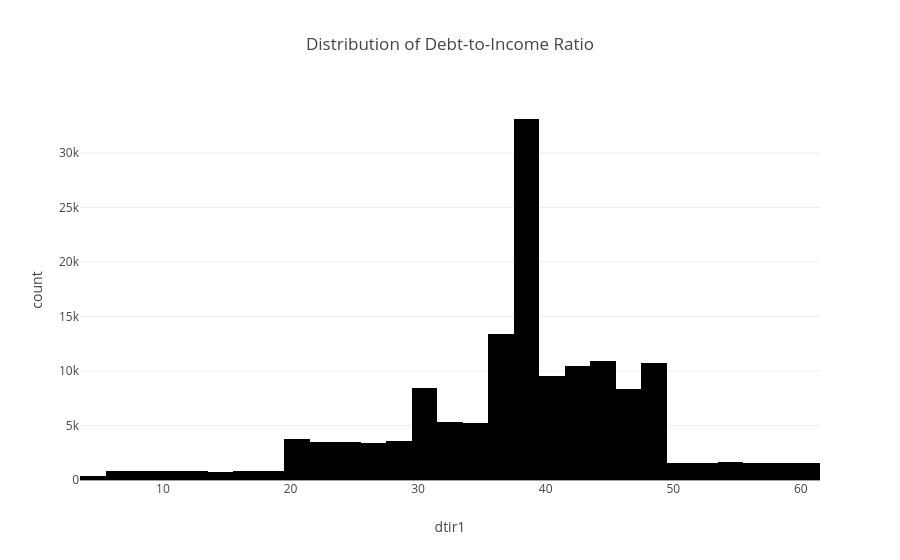

Notebook cell for this chart:
### Code cell
### Debt-to-Income Ratio
### DTIR

### Distribution of debt to income ratio

fig = px.histogram(
    df,
    x="dtir1",
    nbins = 30,
    title="Distribution of Debt-to-Income Ratio"
    
)
fig.show()

### Figure 1 — Plotly figure (JSON) as saved in the notebook; plotly's stock layout.template omitted (floating-point values rounded to 4 significant figures; data arrays with more than 128 entries replaced by an {"elided": "..."} marker saying what was removed)
{"data": [{"bingroup": "x", "hovertemplate": "dtir1=%{x}<br>count=%{y}<extra></extra>", "legendgroup": "", "marker": {"color": "#000001", "pattern": {"shape": ""}}, "name": "", "nbinsx": 30, "orientation": "v", "showlegend": false, "type": "histogram", "x": {"elided": "148670 float values"}, "xaxis": "x", "yaxis": "y"}], "layout": {"barmode": "relative", "legend": {"tracegroupgap": 0}, "title": {"text": "Distribution of Debt-to-Income Ratio"}, "xaxis": {"anchor": "y", "domain": [0, 1], "title": {"text": "dtir1"}}, "yaxis": {"anchor": "x", "domain": [0, 1], "title": {"text": "count"}}}}
